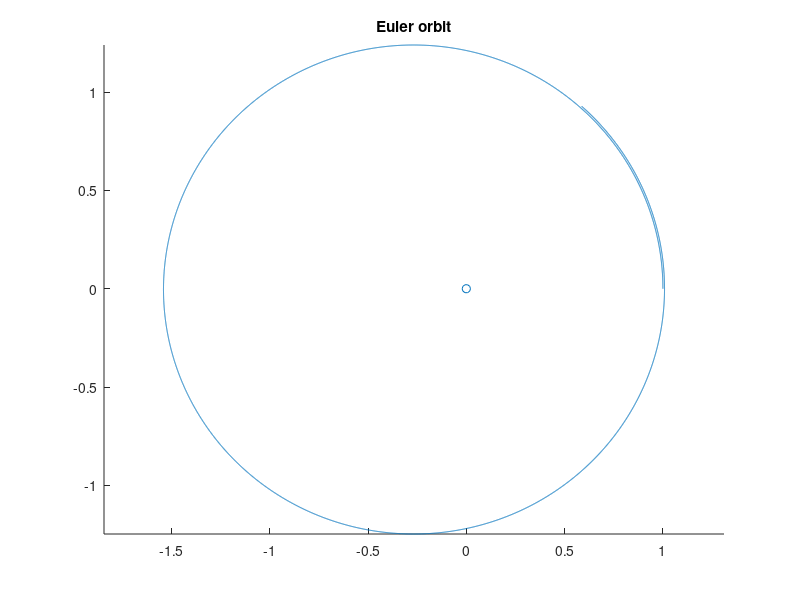
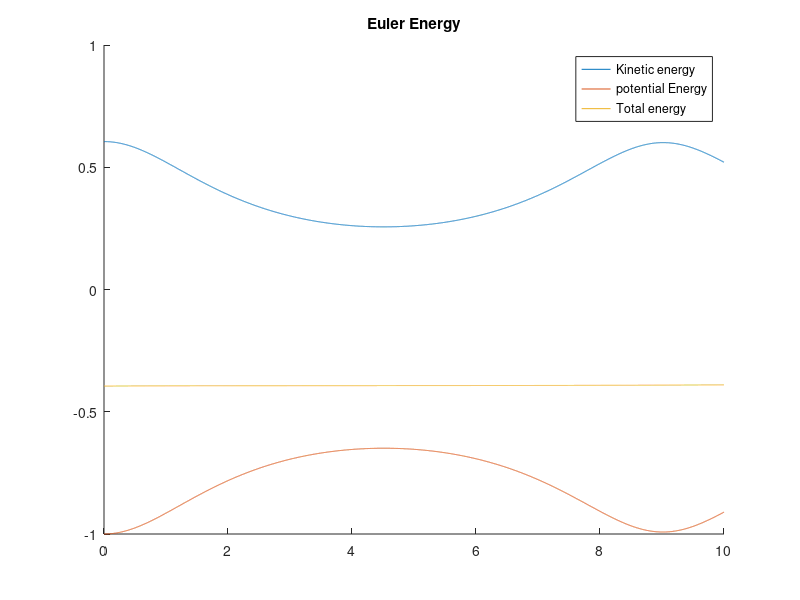

MATLAB code to generate these figures, in order: (Note: this script raises an error after producing the figures.)
clear all
close all
clc


r0 = [1, 0];
v0 = [0, 1.1];

k = 1;
m = 1;

% bool flag to check whether the middle has been reached
half = 0;

dv = @(r,t) -k*r./sqrt(sum(r.^2))^3;
dr = @(v,t) v;
Ek = @(v) m*sum(v.^2)/2;
Ep = @(r) -k*m./sqrt(sum(r.^2));

tend = 10;

dt = 0.001;

n = ceil(tend/dt);

r = zeros(n,2);
v = r;
t = zeros(n,1);
Ekin = t;
Epot = t;
r(1,:) = r0;
v(1,:) = v0;
t(1) = 0;
Ekin(1) = Ek(v0);
Epot(1) = Ep(r0);
theta = t;
theta(1) = atan2(r0(2),r0(1));

halfTheta = theta(1)+pi;
halfTheta(halfTheta>pi) = halfTheta(halfTheta>pi)-2*pi;

for i = 2:n
	t(i) = t(i-1)+dt; % Not pretty, but it works. I probably should just create this at the start.
	a = dv(r(i-1,:),t(i));
	v(i,:) = v(i-1,:)+a*dt;
	r(i,:) = r(i-1,:)+v(i-1,:)*dt;
	Ekin(i) = Ek(v(i,:));
	Epot(i) = Ep(r(i,:));
	theta(i) = atan2(r(i,2),r(i,1));
end
Etot = Ekin+Epot;

%%
figure
hold on
plot(r(:,1),r(:,2))
scatter(0,0,'o')
axis equal
title('Euler orbit')
hold off

figure
hold on
plot(t,Ekin)
plot(t,Epot)
plot(t,Etot)
hold off
legend('Kinetic energy','potential Energy','Total energy')
title('Euler Energy')



%% Runge Kutta, 4th order

theta = t;
theta(1) = atan2(r0(2),r0(1));

for i = 2:n
	t(i) = t(i-1)+dt;
	v(i,:) = rk4(v(i-1,:),r(i-1,:),t(i),dt,dv);
	r(i,:) = rk4(r(i-1,:),v(i-1,:),t(i),dt,dr);
	Ekin(i) = Ek(v(i,:));
	Epot(i) = Ep(r(i,:));
	theta(i) = atan2(r(i,2),r(i,1));
end
Etot = Ekin + Epot;
theta = atan2(r(:,2),r(:,1));


figure
hold on
plot(r(:,1),r(:,2))
scatter(0,0,'o')
axis equal
title('RK4 orbit')
hold off


figure
hold on
plot(t,Ekin)
plot(t,Epot)
plot(t,Etot)
hold off
legend('Kinetic energy','potential Energy','Total energy')
title('RK4 energy')
